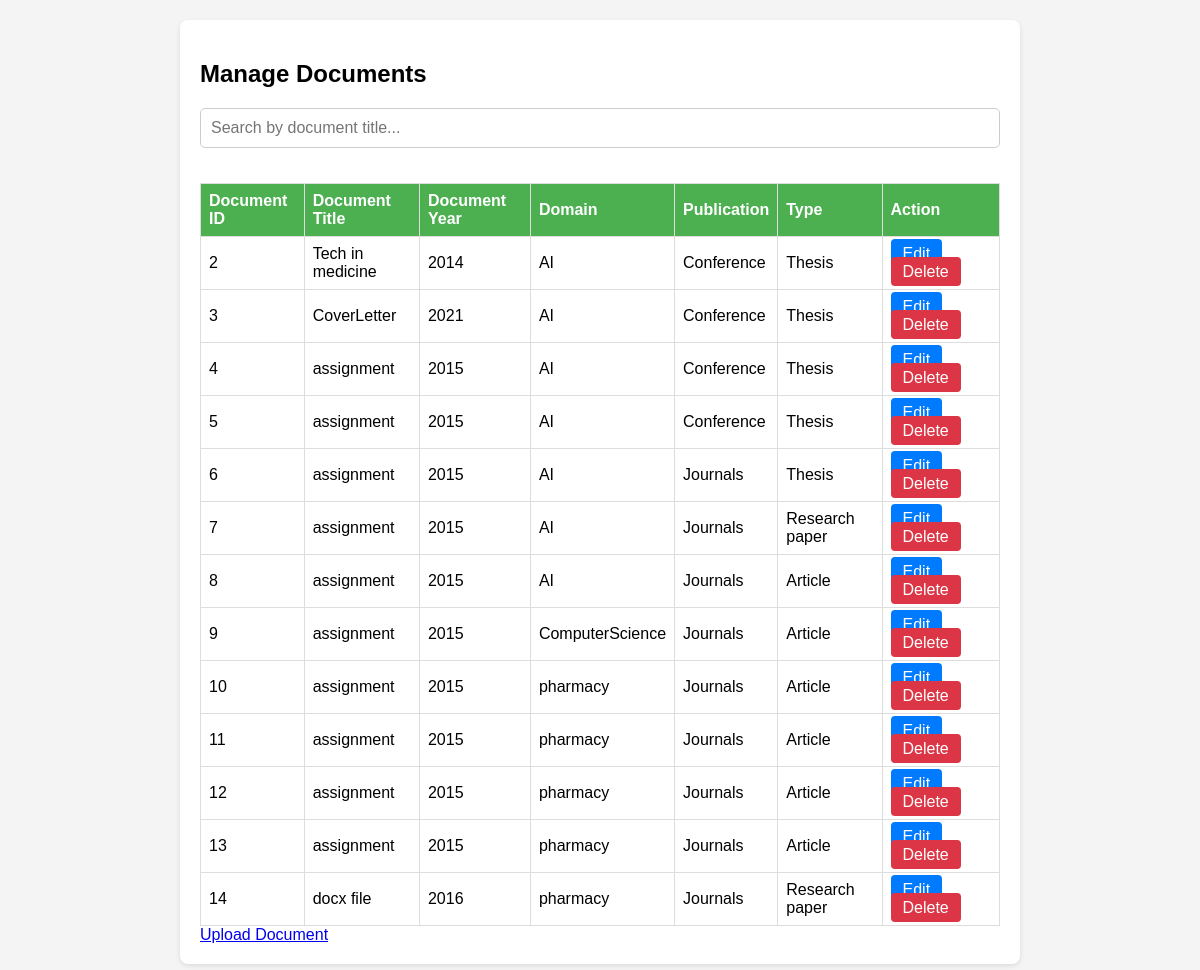
The page /admin_dashboard.php on the database its author committed.
### tables this page shows
CREATE TABLE `documents` (
  `documentID` int(11) NOT NULL,
  `documentfile` varchar(100) DEFAULT NULL,
  `DocumentYear` int(11) DEFAULT NULL,
  `DocumentTitle` varchar(255) DEFAULT NULL,
  `DomainID` int(11) DEFAULT NULL,
  `PublicationID` int(11) DEFAULT NULL,
  `TypeID` int(11) DEFAULT NULL,
  `researchArea` varchar(255) DEFAULT NULL
);

CREATE TABLE `domain` (
  `DomainID` int(11) NOT NULL,
  `DomainName` varchar(255) NOT NULL
);

CREATE TABLE `publication` (
  `PublicationID` int(11) NOT NULL,
  `PublicationName` varchar(255) NOT NULL
);

CREATE TABLE `type` (
  `TypeID` int(11) NOT NULL,
  `TypeName` varchar(255) NOT NULL
);

### admin_dashboard.php (the view, shortened to what this page needs)
<!DOCTYPE html>
<html>
<head>
</head>
<body>
    <div class="container">
        <h2>Manage Documents</h2>
        <input type="text" id="searchInput" placeholder="Search by document title...">
        <?php
        $servername = "localhost";
        $username = "root";
        $password = "";
        $dbname = "publication_portal";
        $conn = new mysqli($servername, $username, $password, $dbname);
        $sql = "SELECT * FROM documents";
        $result = $conn->query($sql);
        if ($result->num_rows > 0) {
            echo "<table>";
            echo "<tr>
                    <th>Document ID</th>
                    <th>Document Title</th>
                    <th>Document Year</th>
                    <th>Domain</th>
                    <th>Publication</th>
                    <th>Type</th>
                    <th>Action</th>
                  </tr>";
            while ($row = $result->fetch_assoc()) {
                $documentID = $row['documentID'];
                $documentTitle = $row['DocumentTitle'];
                $documentYear = $row['DocumentYear'];
                $domainID = $row['DomainID'];
                $publicationID = $row['PublicationID'];
                $typeID = $row['TypeID'];
                $domainQuery = "SELECT DomainName FROM domain WHERE DomainID = $domainID";
                $domainResult = $conn->query($domainQuery);
                $domainName = ($domainResult->num_rows > 0) ? $domainResult->fetch_assoc()['DomainName'] : '';
                $publicationQuery = "SELECT PublicationName FROM publication WHERE PublicationID = $publicationID";
                $publicationResult = $conn->query($publicationQuery);
                $publicationName = ($publicationResult->num_rows > 0) ? $publicationResult->fetch_assoc()['PublicationName'] : '';
                $typeQuery = "SELECT TypeName FROM type WHERE TypeID = $typeID";
                $typeResult = $conn->query($typeQuery);
                $typeName = ($typeResult->num_rows > 0) ? $typeResult->fetch_assoc()['TypeName'] : '';
                echo "<tr>";
                echo "<td>$documentID</td>";
                echo "<td>$documentTitle</td>";
                echo "<td>$documentYear</td>";
                echo "<td>$domainName</td>";
                echo "<td>$publicationName</td>";
                echo "<td>$typeName</td>";
                echo "<td>
                        <a href='?action=edit&documentID=$documentID' class='edit-btn'>Edit</a>
                        <a href='?action=delete&documentID=$documentID' class='delete-btn'>Delete</a>
                      </td>";
                echo "</tr>";
            }
            echo "</table>";
        } else {
            echo "<p>No documents found.</p>";
        }
        ?>
        <a href="upload.php">Upload Document</a>
    </div>
</body>
</html>

### admin_dashboard.php (style rules this page uses)
body { font-family: Arial, sans-serif; background-color: #f4f4f4; margin: 0; padding: 20px; }
.container { max-width: 800px; background-color: #fff; padding: 20px; border-radius: 8px; box-shadow: 0 2px 5px rgba(0, 0, 0, 0.1); margin: 0 auto; }
table { width: 100%; border-collapse: collapse; margin-top: 20px; }
th, td { border: 1px solid #ddd; padding: 8px; text-align: left; }
th { background-color: #4CAF50; color: white; }
.edit-btn, .delete-btn { padding: 6px 12px; margin-right: 5px; text-decoration: none; color: #fff; border-radius: 4px; cursor: pointer; }
.edit-btn { background-color: #007bff; }
.delete-btn { background-color: #dc3545; }
input[type="text"], textarea, input[type="submit"] { width: 100%; padding: 10px; margin-bottom: 15px; border: 1px solid #ccc; border-radius: 5px; box-sizing: border-box; font-size: 16px; }

### rows shown on the page
documents: documentID "2", DocumentTitle "Tech in medicine", DocumentYear "2014", TypeID.DomainName "AI", TypeID.PublicationName "Conference", TypeID.TypeName "Thesis"
documents: documentID "3", DocumentTitle "CoverLetter", DocumentYear "2021", DomainID.DomainName "AI", PublicationID.PublicationName "Conference", TypeID.TypeName "Thesis"
documents: documentID "4", DocumentTitle "assignment", DocumentYear "2015", DomainID.DomainName "AI", PublicationID.PublicationName "Conference", TypeID.TypeName "Thesis"
documents: documentID "5", DocumentTitle "assignment", DocumentYear "2015", DomainID.DomainName "AI", PublicationID.PublicationName "Conference", TypeID.TypeName "Thesis"
documents: documentID "6", DocumentTitle "assignment", DocumentYear "2015", DomainID.DomainName "AI", PublicationID.PublicationName "Journals", TypeID.TypeName "Thesis"
documents: documentID "7", DocumentTitle "assignment", DocumentYear "2015", DomainID.DomainName "AI", PublicationID.PublicationName "Journals", TypeID.TypeName "Research paper"
documents: documentID "8", DocumentTitle "assignment", DocumentYear "2015", DomainID.DomainName "AI", PublicationID.PublicationName "Journals", TypeID.TypeName "Article"
documents: documentID "9", DocumentTitle "assignment", DocumentYear "2015", DomainID.DomainName "ComputerScience", PublicationID.PublicationName "Journals", TypeID.TypeName "Article"
documents: documentID "10", DocumentTitle "assignment", DocumentYear "2015", DomainID.DomainName "pharmacy", PublicationID.PublicationName "Journals", TypeID.TypeName "Article"
documents: documentID "11", DocumentTitle "assignment", DocumentYear "2015", DomainID.DomainName "pharmacy", PublicationID.PublicationName "Journals", TypeID.TypeName "Article"
documents: documentID "12", DocumentTitle "assignment", DocumentYear "2015", DomainID.DomainName "pharmacy", PublicationID.PublicationName "Journals", TypeID.TypeName "Article"
documents: documentID "13", DocumentTitle "assignment", DocumentYear "2015", DomainID.DomainName "pharmacy", PublicationID.PublicationName "Journals", TypeID.TypeName "Article"
documents: documentID "14", DocumentTitle "docx file", DocumentYear "2016", DomainID.DomainName "pharmacy", PublicationID.PublicationName "Journals", TypeID.TypeName "Research paper"
